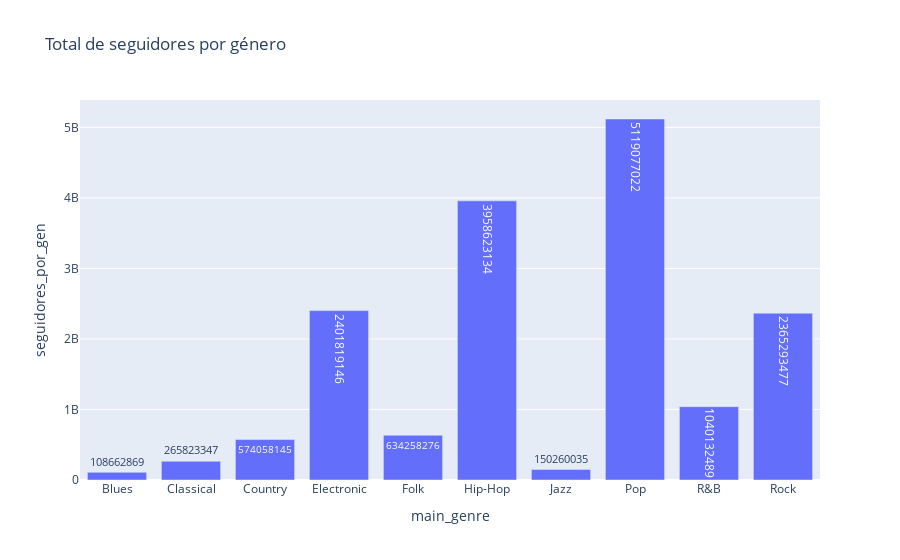

Notebook code cell kept with this figure:
### Code cell
data_por_gen = (
    spotify_data
    .groupby('main_genre')
    .agg(
        seguidores_por_gen = ('followers', 'sum'),
        popularidad_por_gen = ('popularity', 'mean')
        )
    .reset_index()
    )
met_por_genero = px.bar(
    data_por_gen, 
    x='main_genre', 
    y='seguidores_por_gen',
    title='Total de seguidores por género',
    text='seguidores_por_gen'
    )
met_por_genero.show()

### Figure 1 — Plotly figure (JSON) as saved in the notebook; plotly's stock layout.template omitted (floating-point values rounded to 4 significant figures)
{"data": [{"hovertemplate": "main_genre=%{x}<br>seguidores_por_gen=%{text}<extra></extra>", "legendgroup": "", "marker": {"color": "#636efa", "pattern": {"shape": ""}}, "name": "", "orientation": "v", "showlegend": false, "text": [108700000.0, 265800000.0, 574100000.0, 2402000000.0, 634300000.0, 3959000000.0, 150300000.0, 5119000000.0, 1040000000.0, 2365000000.0], "textposition": "auto", "type": "bar", "x": ["Blues", "Classical", "Country", "Electronic", "Folk", "Hip-Hop", "Jazz", "Pop", "R&B", "Rock"], "xaxis": "x", "y": [108662869, 265823347, 574058145, 2401819146, 634258276, 3958623134, 150260035, 5119077022, 1040132489, 2365293477], "yaxis": "y"}], "layout": {"barmode": "relative", "legend": {"tracegroupgap": 0}, "title": {"text": "Total de seguidores por género"}, "xaxis": {"anchor": "y", "domain": [0, 1], "title": {"text": "main_genre"}}, "yaxis": {"anchor": "x", "domain": [0, 1], "title": {"text": "seguidores_por_gen"}}}}
